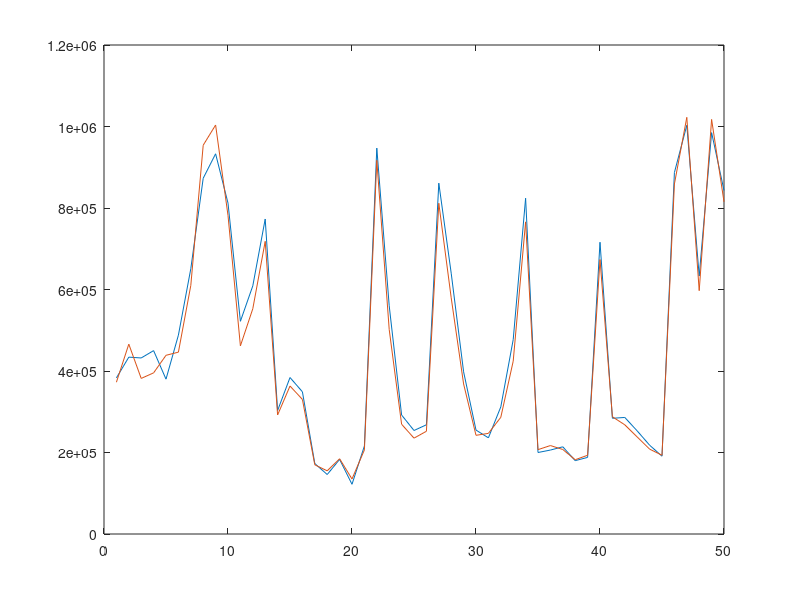

MATLAB code for this plot:
clc;
clear;
close all;

g = 9.81;
rho = 1000;

h_ow = 503.50;
h_uw = 497.07;

q = 16;

h_v_austritt = 0.12;
h_v_rechen = 0.01;
h_v = 0.12;
eta_gen = 0.94;
eta_turb = 0.86;
eta_trafo = 0.98;

hbr = h_ow - h_uw;
h_net = hbr - h_v

p_nat = q * rho * g * hbr;
p_nat_kw = p_nat / 10^3

p_disp = q * rho * g * h_net;
p_disp_kw = p_disp / 10^3

p_turb = p_disp * eta_turb;
p_turb_kw = p_turb / 10^3

p_gen = p_turb * eta_gen;
p_gen_kw = p_gen / 10^3

p_el = p_gen * eta_trafo;
p_el_kw = p_el / 10^3


data = [
% P_gen [kW]    h_br [m]    q [m^3/s]
383             6.51        7.50;
434             6.43        9.50;
432             6.50        7.70;
450             6.48        8.00;
380             6.46        8.90;
488             6.43        9.10;
651             6.30        12.70;
873             5.70        22.00;
933             5.99        22.00;
812             6.18        16.60;
522             6.44        9.40;
609             6.36        11.40;
773             6.24        15.10;
303             6.60        5.80;
384             6.52        7.30;
349             6.56        6.60;
173             6.74        3.30;
146             6.77        3.00;
183             6.72        3.60;
122             6.80        2.60;
216             6.76        4.00;
947             6.14        19.60;
560             6.45        10.20;
292             6.66        5.30;
254             6.70        4.60;
268             6.74        4.90;
861             6.30        16.90;
640             6.44        11.80;
398             6.61        7.30;
255             6.75        4.70;
236             6.74        4.80;
312             6.70        5.60;
477             6.54        8.50;
824             6.28        16.00;
200             6.78        4.00;
206             6.77        4.20;
214             6.79        4.00;
180             6.82        3.50;
188             6.84        3.70;
716             6.40        13.80;
284             6.73        5.60;
286             6.75        5.20;
253             6.78        4.60;
218             6.82        4.00;
191             6.84        3.70;
887             6.26        18.00;
1003            6.10        22.00;
633             6.47        12.10;
985             6.07        22.00;
843             6.29        17.00;
];

p_mess = data(:,1) .* 1000;
p_calc = data(:,3) .* rho .* g .* (data(:,2) - h_v) .* eta_turb .* eta_gen .* eta_trafo;
time = length(data);
plot(1:time, p_mess, 1:time, p_calc)

